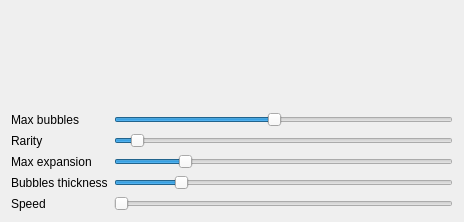
<?xml version="1.0" encoding="UTF-8"?>
<ui version="4.0">
 <class>Bubbles</class>
 <widget class="QWidget" name="Bubbles">
  <property name="geometry">
   <rect>
    <x>0</x>
    <y>0</y>
    <width>464</width>
    <height>222</height>
   </rect>
  </property>
  <property name="windowTitle">
   <string>Form</string>
  </property>
  <layout class="QGridLayout" name="gridLayout">
   <item row="1" column="0">
    <widget class="QLabel" name="max_bubbles_label">
     <property name="text">
      <string>Max bubbles</string>
     </property>
    </widget>
   </item>
   <item row="3" column="1">
    <widget class="QSlider" name="max_expansion">
     <property name="minimum">
      <number>1</number>
     </property>
     <property name="maximum">
      <number>500</number>
     </property>
     <property name="value">
      <number>100</number>
     </property>
     <property name="orientation">
      <enum>Qt::Horizontal</enum>
     </property>
    </widget>
   </item>
   <item row="1" column="1">
    <widget class="QSlider" name="max_bubbles">
     <property name="minimum">
      <number>1</number>
     </property>
     <property name="maximum">
      <number>20</number>
     </property>
     <property name="value">
      <number>10</number>
     </property>
     <property name="orientation">
      <enum>Qt::Horizontal</enum>
     </property>
    </widget>
   </item>
   <item row="2" column="1">
    <widget class="QSlider" name="rarity">
     <property name="minimum">
      <number>1</number>
     </property>
     <property name="maximum">
      <number>1000</number>
     </property>
     <property name="value">
      <number>50</number>
     </property>
     <property name="orientation">
      <enum>Qt::Horizontal</enum>
     </property>
    </widget>
   </item>
   <item row="4" column="1">
    <widget class="QSlider" name="bubbles_thickness">
     <property name="minimum">
      <number>1</number>
     </property>
     <property name="maximum">
      <number>50</number>
     </property>
     <property name="value">
      <number>10</number>
     </property>
     <property name="orientation">
      <enum>Qt::Horizontal</enum>
     </property>
    </widget>
   </item>
   <item row="4" column="0">
    <widget class="QLabel" name="bubbles_thickness_label">
     <property name="text">
      <string>Bubbles thickness</string>
     </property>
    </widget>
   </item>
   <item row="2" column="0">
    <widget class="QLabel" name="rarity_label">
     <property name="text">
      <string>Rarity</string>
     </property>
    </widget>
   </item>
   <item row="3" column="0">
    <widget class="QLabel" name="max_expansion_label">
     <property name="text">
      <string>Max expansion</string>
     </property>
    </widget>
   </item>
   <item row="0" column="1">
    <spacer name="verticalSpacer">
     <property name="orientation">
      <enum>Qt::Vertical</enum>
     </property>
     <property name="sizeHint" stdset="0">
      <size>
       <width>20</width>
       <height>40</height>
      </size>
     </property>
    </spacer>
   </item>
   <item row="5" column="0">
    <widget class="QLabel" name="speed_mult_label">
     <property name="text">
      <string>Speed</string>
     </property>
    </widget>
   </item>
   <item row="5" column="1">
    <widget class="QSlider" name="speed_mult">
     <property name="minimum">
      <number>1</number>
     </property>
     <property name="maximum">
      <number>20</number>
     </property>
     <property name="orientation">
      <enum>Qt::Horizontal</enum>
     </property>
    </widget>
   </item>
  </layout>
 </widget>
 <resources/>
 <connections/>
</ui>
